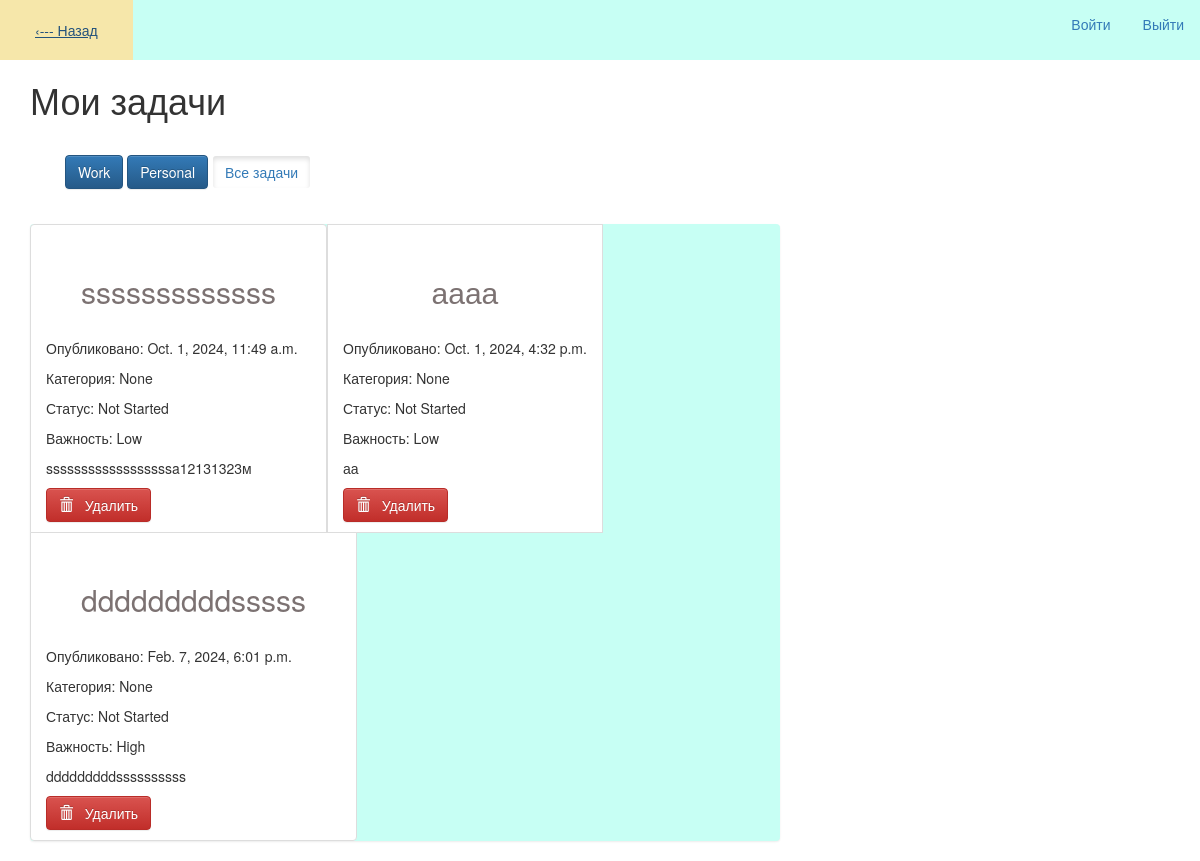
The page /tasks/task/ on the database as committed earlier.
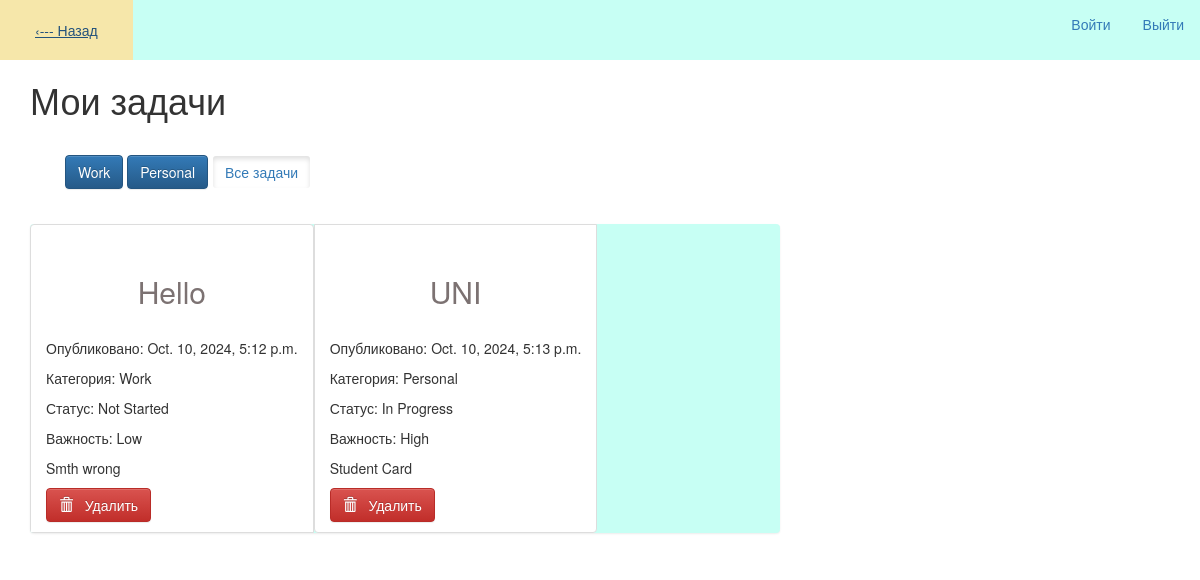
The same page on the database as committed later.
### tasks/models.py (models this page shows, shortened)
class Task_post(models.Model):
    STATUS_CHOICES = [
        ('Not Started', 'Not Started'),
        ('In Progress','In Progress'),
        ('Completed','Completed')
    ]
    PRIORITY_CHOICES = [
        ('Low','Low'),
        ('Medium','Medium'),
        ('High','High')
    ]
    CATEGORY_CHOICES = [
        ('Work', 'Work'),
        ('Personal', 'Personal')
    ]
    title = models.CharField(max_length=100)
    description = models.TextField()
    published_date = models.DateTimeField(blank=True, null=True)
    status = models.CharField(max_length=20, choices=STATUS_CHOICES, default='Not Started')
    priority = models.CharField(max_length=10, choices=PRIORITY_CHOICES, default='Low')
    category = models.CharField(max_length=10, choices=CATEGORY_CHOICES, default='Work')

### tasks/views.py (the view)
# urls.py: path('task/', task_view, name='tasks'),
def task_view(request):
    tasks = Task_post.objects.all()
    return render(request, 'tasks/tasks.html', {'posts': tasks})

### tasks/templates/tasks/tasks.html (shortened to what this page needs)
{% extends 'tasks/base.html' %}
{% block content %}
    <h1>Мои задачи</h1>
    <div class="filter">
        <a href="{% url 'task_list' %}?category=Work" class="btn btn-primary {% if selected_category == 'Work' %}active{% endif %}">
            Work
        </a>
        <a href="{% url 'task_list' %}?category=Personal" class="btn btn-primary {% if selected_category == 'Personal' %}activate{% endif %}">
            Personal
        </a>
        <a href="{% url 'task_list' %}" class="btn btn-secondary {% if not selected_category %}active{% endif %}">
            Все задачи
        </a>
    </div>
    {% if posts %}
        <ul class="list-group">
            {% for post in posts %}
            <li class="list-group-item">
                <h2>
                    <a href="{% url 'post_detail' pk=post.pk %}">{{ post.title }}</a>
                </h2>
                <p>Опубликовано: {{ post.published_date }}</p>
                <p>Категория: {{ post.get_category_display }}</p>
                <p>Статус: {{ post.status }}</p>
                <p>Важность: {{ post.priority }}</p>
                <p>{{ post.description|linebreaksbr }}</p>
                <form method="POST" action="{% url 'delete_post' pk=post.pk %}" style="display:inline;">
                    <button type="submit" class="btn btn-danger" onclick="return confirm('Вы уверены, что хотите удалить эту задачу?');"> <span class="glyphicon glyphicon-trash"></span> &nbsp;
                        Удалить
                    </button>
                </form>
            </li>
            {% endfor %}
        </ul>
    {% else %}
        <p>Задачи отсутствуют.</p>
    {% endif %}
{% endblock %}

### tasks/templates/tasks/base.html (shortened to what this page needs)
{% load static %}
<!DOCTYPE html>
<html lang="en">
<head>
    <link rel="stylesheet" href="//maxcdn.bootstrapcdn.com/bootstrap/3.2.0/css/bootstrap.min.css">
    <link rel="stylesheet" href="//maxcdn.bootstrapcdn.com/bootstrap/3.2.0/css/bootstrap-theme.min.css">
    <link rel="stylesheet" href="{% static 'css/main.css' %}">
</head>
<body>
    <ul>
        <li><a href="{% url 'main_page' %}"> ‹--- Назад </a></li>
        <lia><a href="{% url 'logout' %}">Выйти</a></lia>
        {% if request.user.is_authenticated %}
        <lia>User: {{ request.user }}</lia>
        {% else %}
        <lia><a href="{% url 'login' %}">Войти</a></lia>
        {% endif %}
    </ul>
    <div class="content container">
        <div class="row">
            <div class="col-md-8">
            {% block content %}
            {% endblock %}
            </div>
        </div>
    </div>
</body>
</html>

### tasks/static/css/main.css (style rules this page uses)
ul { list-style-type: none; margin: 0; padding: 0; overflow: hidden; background-color: rgb(199, 255, 244); }
li { float: left; }
li a { display: block; color: rgb(124, 114, 114); text-align: center; padding: 20px 35px; }
lia { display: block; color: rgb(124, 114, 114); text-align: center; padding: 14px 16px; float: right; }
.filter { justify-content: center; margin: 35px; }

Rows that differ between the two databases and show on the page:
removed Task_post: title "sssssssssssss", published_date "Oct. 1, 2024, 11:49 a.m.", category "None", status "Not Started", priority "Low", description "ssssssssssssssssssa12131323м"
removed Task_post: title "аааа", published_date "Oct. 1, 2024, 4:32 p.m.", category "None", status "Not Started", priority "Low", description "аа"
removed Task_post: title "dddddddddsssss", published_date "Feb. 7, 2024, 6:01 p.m.", category "None", status "Not Started", priority "High", description "dddddddddssssssssss"
added Task_post: title "Hello", published_date "Oct. 10, 2024, 5:12 p.m.", category "Work", status "Not Started", priority "Low", description "Smth wrong"
added Task_post: title "UNI", published_date "Oct. 10, 2024, 5:13 p.m.", category "Personal", status "In Progress", priority "High", description "Student Card"
